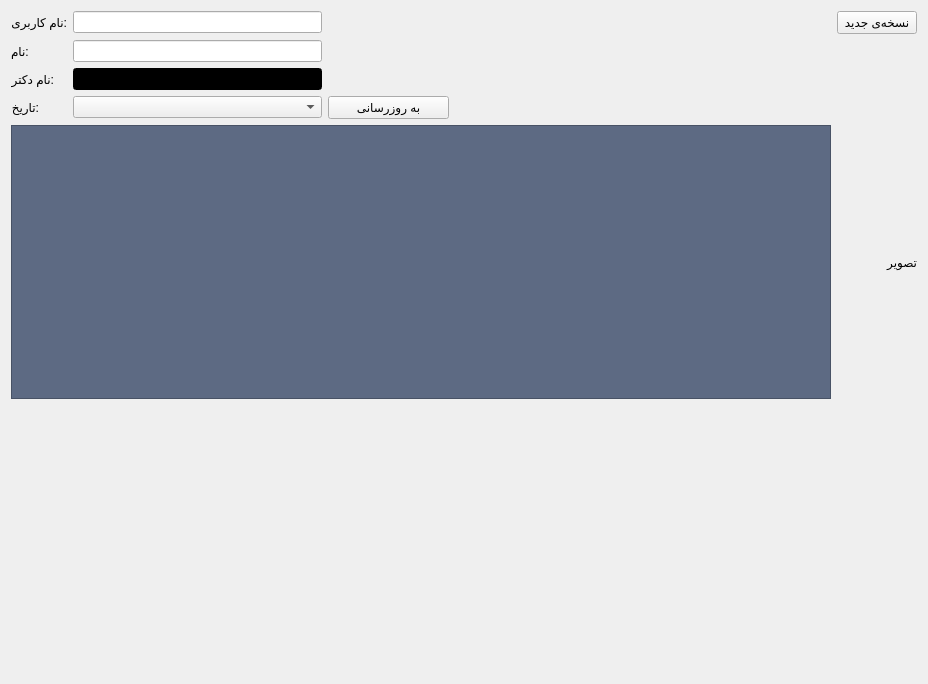
          <widget class="QWidget" name="scrollAreaWidgetContents">
           <property name="geometry">
            <rect>
             <x>0</x>
             <y>0</y>
             <width>928</width>
             <height>684</height>
            </rect>
           </property>
           <layout class="QVBoxLayout" name="verticalLayout_6">
            <item>
             <layout class="QGridLayout" name="gridLayout">
              <item row="5" column="2">
               <spacer name="verticalSpacer_2">
                <property name="orientation">
                 <enum>Qt::Vertical</enum>
                </property>
                <property name="sizeHint" stdset="0">
                 <size>
                  <width>20</width>
                  <height>40</height>
                 </size>
                </property>
               </spacer>
              </item>
              <item row="5" column="0">
               <spacer name="verticalSpacer_3">
                <property name="orientation">
                 <enum>Qt::Vertical</enum>
                </property>
                <property name="sizeHint" stdset="0">
                 <size>
                  <width>20</width>
                  <height>40</height>
                 </size>
                </property>
               </spacer>
              </item>
              <item row="5" column="4">
               <spacer name="verticalSpacer_5">
                <property name="orientation">
                 <enum>Qt::Vertical</enum>
                </property>
                <property name="sizeHint" stdset="0">
                 <size>
                  <width>20</width>
                  <height>40</height>
                 </size>
                </property>
               </spacer>
              </item>
              <item row="3" column="3">
               <widget class="QPushButton" name="update_button">
                <property name="text">
                 <string>به روزرسانی</string>
                </property>
               </widget>
              </item>
              <item row="5" column="7">
               <spacer name="verticalSpacer_8">
                <property name="orientation">
                 <enum>Qt::Vertical</enum>
                </property>
                <property name="sizeHint" stdset="0">
                 <size>
                  <width>20</width>
                  <height>40</height>
                 </size>
                </property>
               </spacer>
              </item>
              <item row="0" column="1" colspan="2">
               <widget class="QLineEdit" name="username_lineEdit">
                <property name="sizePolicy">
                 <sizepolicy hsizetype="Minimum" vsizetype="Fixed">
                  <horstretch>0</horstretch>
                  <verstretch>0</verstretch>
                 </sizepolicy>
                </property>
               </widget>
              </item>
              <item row="3" column="1" colspan="2">
               <widget class="QComboBox" name="date_comboBox">
                <property name="sizePolicy">
                 <sizepolicy hsizetype="Preferred" vsizetype="Fixed">
                  <horstretch>0</horstretch>
                  <verstretch>0</verstretch>
                 </sizepolicy>
                </property>
               </widget>
              </item>
              <item row="1" column="0">
               <widget class="QLabel" name="label_7">
                <property name="sizePolicy">
                 <sizepolicy hsizetype="Fixed" vsizetype="Preferred">
                  <horstretch>0</horstretch>
                  <verstretch>0</verstretch>
                 </sizepolicy>
                </property>
                <property name="text">
                 <string>:نام‌</string>
                </property>
                <property name="alignment">
                 <set>Qt::AlignRight|Qt::AlignTrailing|Qt::AlignVCenter</set>
                </property>
               </widget>
              </item>
              <item row="5" column="1">
               <spacer name="verticalSpacer">
                <property name="orientation">
                 <enum>Qt::Vertical</enum>
                </property>
                <property name="sizeHint" stdset="0">
                 <size>
                  <width>20</width>
                  <height>40</height>
                 </size>
                </property>
               </spacer>
              </item>
              <item row="5" column="5">
               <spacer name="verticalSpacer_6">
                <property name="orientation">
                 <enum>Qt::Vertical</enum>
                </property>
                <property name="sizeHint" stdset="0">
                 <size>
                  <width>20</width>
                  <height>40</height>
                 </size>
                </property>
               </spacer>
              </item>
              <item row="4" column="0" colspan="7">
               <widget class="QTextEdit" name="pres_textEdit">
                <property name="palette">
                 <palette>
                  <active>
                   <colorrole role="Button">
                    <brush brushstyle="SolidPattern">
                     <color alpha="255">
                      <red>93</red>
                      <green>106</green>
                      <blue>131</blue>
                     </color>
                    </brush>
                   </colorrole>
                   <colorrole role="Text">
                    <brush brushstyle="SolidPattern">
                     <color alpha="255">
                      <red>255</red>
                      <green>255</green>
                      <blue>255</blue>
                     </color>
                    </brush>
                   </colorrole>
                   <colorrole role="Base">
                    <brush brushstyle="SolidPattern">
                     <color alpha="255">
                      <red>93</red>
                      <green>106</green>
                      <blue>131</blue>
                     </color>
                    </brush>
                   </colorrole>
                   <colorrole role="Window">
                    <brush brushstyle="SolidPattern">
                     <color alpha="255">
                      <red>93</red>
                      <green>106</green>
                      <blue>131</blue>
                     </color>
                    </brush>
                   </colorrole>
                   <colorrole role="PlaceholderText">
                    <brush brushstyle="SolidPattern">
                     <color alpha="128">
                      <red>255</red>
                      <green>255</green>
                      <blue>255</blue>
                     </color>
                    </brush>
                   </colorrole>
                  </active>
                  <inactive>
                   <colorrole role="Button">
                    <brush brushstyle="SolidPattern">
                     <color alpha="255">
                      <red>93</red>
                      <green>106</green>
                      <blue>131</blue>
                     </color>
                    </brush>
                   </colorrole>
                   <colorrole role="Text">
                    <brush brushstyle="SolidPattern">
                     <color alpha="255">
                      <red>255</red>
                      <green>255</green>
                      <blue>255</blue>
                     </color>
                    </brush>
                   </colorrole>
                   <colorrole role="Base">
                    <brush brushstyle="SolidPattern">
                     <color alpha="255">
                      <red>93</red>
                      <green>106</green>
                      <blue>131</blue>
                     </color>
                    </brush>
                   </colorrole>
                   <colorrole role="Window">
                    <brush brushstyle="SolidPattern">
                     <color alpha="255">
                      <red>93</red>
                      <green>106</green>
                      <blue>131</blue>
                     </color>
                    </brush>
                   </colorrole>
                   <colorrole role="PlaceholderText">
                    <brush brushstyle="SolidPattern">
                     <color alpha="128">
                      <red>255</red>
                      <green>255</green>
                      <blue>255</blue>
                     </color>
                    </brush>
                   </colorrole>
                  </inactive>
                  <disabled>
                   <colorrole role="Button">
                    <brush brushstyle="SolidPattern">
                     <color alpha="255">
                      <red>93</red>
                      <green>106</green>
                      <blue>131</blue>
                     </color>
                    </brush>
                   </colorrole>
                   <colorrole role="Text">
                    <brush brushstyle="SolidPattern">
                     <color alpha="255">
                      <red>255</red>
                      <green>255</green>
                      <blue>255</blue>
                     </color>
                    </brush>
                   </colorrole>
                   <colorrole role="Base">
                    <brush brushstyle="SolidPattern">
                     <color alpha="255">
                      <red>93</red>
                      <green>106</green>
                      <blue>131</blue>
                     </color>
                    </brush>
                   </colorrole>
                   <colorrole role="Window">
                    <brush brushstyle="SolidPattern">
                     <color alpha="255">
                      <red>93</red>
                      <green>106</green>
                      <blue>131</blue>
                     </color>
                    </brush>
                   </colorrole>
                   <colorrole role="PlaceholderText">
                    <brush brushstyle="SolidPattern">
                     <color alpha="128">
                      <red>255</red>
                      <green>255</green>
                      <blue>255</blue>
                     </color>
                    </brush>
                   </colorrole>
                  </disabled>
                 </palette>
                </property>
                <property name="contextMenuPolicy">
                 <enum>Qt::DefaultContextMenu</enum>
                </property>
                <property name="styleSheet">
                 <string notr="true">background-color: rgb(93, 106, 131);</string>
                </property>
                <property name="html">
                 <string>&lt;!DOCTYPE HTML PUBLIC &quot;-//W3C//DTD HTML 4.0//EN&quot; &quot;http://www.w3.org/TR/REC-html40/strict.dtd&quot;&gt;
&lt;html&gt;&lt;head&gt;&lt;meta name=&quot;qrichtext&quot; content=&quot;1&quot; /&gt;&lt;style type=&quot;text/css&quot;&gt;
p, li { white-space: pre-wrap; }
&lt;/style&gt;&lt;/head&gt;&lt;body style=&quot; font-family:'B Titr'; font-size:9pt; font-weight:600; font-style:normal;&quot;&gt;
&lt;p dir='rtl' style=&quot;-qt-paragraph-type:empty; margin-top:0px; margin-bottom:0px; margin-left:0px; margin-right:0px; -qt-block-indent:0; text-indent:0px;&quot;&gt;&lt;br /&gt;&lt;/p&gt;&lt;/body&gt;&lt;/html&gt;</string>
                </property>
               </widget>
              </item>
              <item row="2" column="0">
               <widget class="QLabel" name="label_5">
                <property name="sizePolicy">
                 <sizepolicy hsizetype="Fixed" vsizetype="Preferred">
                  <horstretch>0</horstretch>
                  <verstretch>0</verstretch>
                 </sizepolicy>
                </property>
                <property name="text">
                 <string>:نام دکتر</string>
                </property>
               </widget>
              </item>
              <item row="2" column="1" colspan="2">
               <widget class="QLineEdit" name="doc_lineEdit">
                <property name="sizePolicy">
                 <sizepolicy hsizetype="Minimum" vsizetype="Fixed">
                  <horstretch>0</horstretch>
                  <verstretch>0</verstretch>
                 </sizepolicy>
                </property>
                <property name="palette">
                 <palette>
                  <active>
                   <colorrole role="WindowText">
                    <brush brushstyle="SolidPattern">
                     <color alpha="255">
                      <red>255</red>
                      <green>255</green>
                      <blue>255</blue>
                     </color>
                    </brush>
                   </colorrole>
                   <colorrole role="Button">
                    <brush brushstyle="SolidPattern">
                     <color alpha="255">
                      <red>0</red>
                      <green>0</green>
                      <blue>0</blue>
                     </color>
                    </brush>
                   </colorrole>
                   <colorrole role="Light">
                    <brush brushstyle="SolidPattern">
                     <color alpha="255">
                      <red>0</red>
                      <green>0</green>
                      <blue>0</blue>
                     </color>
                    </brush>
                   </colorrole>
                   <colorrole role="Midlight">
                    <brush brushstyle="SolidPattern">
                     <color alpha="255">
                      <red>0</red>
                      <green>0</green>
                      <blue>0</blue>
                     </color>
                    </brush>
                   </colorrole>
                   <colorrole role="Dark">
                    <brush brushstyle="SolidPattern">
                     <color alpha="255">
                      <red>0</red>
                      <green>0</green>
                      <blue>0</blue>
                     </color>
                    </brush>
                   </colorrole>
                   <colorrole role="Mid">
                    <brush brushstyle="SolidPattern">
                     <color alpha="255">
                      <red>0</red>
                      <green>0</green>
                      <blue>0</blue>
                     </color>
                    </brush>
                   </colorrole>
                   <colorrole role="Text">
                    <brush brushstyle="SolidPattern">
                     <color alpha="255">
                      <red>255</red>
                      <green>255</green>
                      <blue>255</blue>
                     </color>
                    </brush>
                   </colorrole>
                   <colorrole role="BrightText">
                    <brush brushstyle="SolidPattern">
                     <color alpha="255">
                      <red>255</red>
                      <green>255</green>
                      <blue>255</blue>
                     </color>
                    </brush>
                   </colorrole>
                   <colorrole role="ButtonText">
                    <brush brushstyle="SolidPattern">
                     <color alpha="255">
                      <red>255</red>
                      <green>255</green>
                      <blue>255</blue>
                     </color>
                    </brush>
                   </colorrole>
                   <colorrole role="Base">
                    <brush brushstyle="SolidPattern">
                     <color alpha="255">
                      <red>0</red>
                      <green>0</green>
                      <blue>0</blue>
                     </color>
                    </brush>
                   </colorrole>
                   <colorrole role="Window">
                    <brush brushstyle="SolidPattern">
                     <color alpha="255">
                      <red>0</red>
                      <green>0</green>
                      <blue>0</blue>
                     </color>
                    </brush>
                   </colorrole>
                   <colorrole role="Shadow">
                    <brush brushstyle="SolidPattern">
                     <color alpha="255">
                      <red>0</red>
                      <green>0</green>
                      <blue>0</blue>
                     </color>
                    </brush>
                   </colorrole>
                   <colorrole role="AlternateBase">
                    <brush brushstyle="SolidPattern">
                     <color alpha="255">
                      <red>0</red>
                      <green>0</green>
                      <blue>0</blue>
                     </color>
                    </brush>
                   </colorrole>
                   <colorrole role="ToolTipBase">
                    <brush brushstyle="SolidPattern">
                     <color alpha="255">
                      <red>255</red>
                      <green>255</green>
                      <blue>220</blue>
                     </color>
                    </brush>
                   </colorrole>
                   <colorrole role="ToolTipText">
                    <brush brushstyle="SolidPattern">
                     <color alpha="255">
                      <red>0</red>
                      <green>0</green>
                      <blue>0</blue>
                     </color>
                    </brush>
                   </colorrole>
                   <colorrole role="PlaceholderText">
                    <brush brushstyle="SolidPattern">
                     <color alpha="128">
                      <red>255</red>
                      <green>255</green>
                      <blue>255</blue>
                     </color>
                    </brush>
                   </colorrole>
                  </active>
                  <inactive>
                   <colorrole role="WindowText">
                    <brush brushstyle="SolidPattern">
                     <color alpha="255">
                      <red>255</red>
                      <green>255</green>
                      <blue>255</blue>
                     </color>
                    </brush>
                   </colorrole>
                   <colorrole role="Button">
                    <brush brushstyle="SolidPattern">
                     <color alpha="255">
                      <red>0</red>
                      <green>0</green>
                      <blue>0</blue>
                     </color>
                    </brush>
                   </colorrole>
                   <colorrole role="Light">
                    <brush brushstyle="SolidPattern">
                     <color alpha="255">
                      <red>0</red>
                      <green>0</green>
                      <blue>0</blue>
                     </color>
                    </brush>
                   </colorrole>
                   <colorrole role="Midlight">
                    <brush brushstyle="SolidPattern">
                     <color alpha="255">
                      <red>0</red>
                      <green>0</green>
                      <blue>0</blue>
                     </color>
                    </brush>
                   </colorrole>
                   <colorrole role="Dark">
                    <brush brushstyle="SolidPattern">
                     <color alpha="255">
                      <red>0</red>
                      <green>0</green>
                      <blue>0</blue>
                     </color>
                    </brush>
                   </colorrole>
                   <colorrole role="Mid">
                    <brush brushstyle="SolidPattern">
                     <color alpha="255">
                      <red>0</red>
                      <green>0</green>
                      <blue>0</blue>
                     </color>
                    </brush>
                   </colorrole>
                   <colorrole role="Text">
                    <brush brushstyle="SolidPattern">
                     <color alpha="255">
                      <red>255</red>
                      <green>255</green>
                      <blue>255</blue>
                     </color>
                    </brush>
                   </colorrole>
                   <colorrole role="BrightText">
                    <brush brushstyle="SolidPattern">
                     <color alpha="255">
                      <red>255</red>
                      <green>255</green>
                      <blue>255</blue>
                     </color>
                    </brush>
                   </colorrole>
                   <colorrole role="ButtonText">
                    <brush brushstyle="SolidPattern">
                     <color alpha="255">
                      <red>255</red>
                      <green>255</green>
                      <blue>255</blue>
                     </color>
                    </brush>
                   </colorrole>
                   <colorrole role="Base">
                    <brush brushstyle="SolidPattern">
                     <color alpha="255">
                      <red>0</red>
                      <green>0</green>
                      <blue>0</blue>
                     </color>
                    </brush>
                   </colorrole>
                   <colorrole role="Window">
                    <brush brushstyle="SolidPattern">
                     <color alpha="255">
                      <red>0</red>
                      <green>0</green>
                      <blue>0</blue>
                     </color>
                    </brush>
                   </colorrole>
                   <colorrole role="Shadow">
                    <brush brushstyle="SolidPattern">
                     <color alpha="255">
                      <red>0</red>
                      <green>0</green>
                      <blue>0</blue>
                     </color>
                    </brush>
                   </colorrole>
                   <colorrole role="AlternateBase">
                    <brush brushstyle="SolidPattern">
                     <color alpha="255">
                      <red>0</red>
                      <green>0</green>
                      <blue>0</blue>
                     </color>
                    </brush>
                   </colorrole>
                   <colorrole role="ToolTipBase">
                    <brush brushstyle="SolidPattern">
                     <color alpha="255">
                      <red>255</red>
                      <green>255</green>
                      <blue>220</blue>
                     </color>
                    </brush>
                   </colorrole>
                   <colorrole role="ToolTipText">
                    <brush brushstyle="SolidPattern">
                     <color alpha="255">
                      <red>0</red>
                      <green>0</green>
                      <blue>0</blue>
                     </color>
                    </brush>
                   </colorrole>
                   <colorrole role="PlaceholderText">
                    <brush brushstyle="SolidPattern">
                     <color alpha="128">
                      <red>255</red>
                      <green>255</green>
                      <blue>255</blue>
                     </color>
                    </brush>
                   </colorrole>
                  </inactive>
                  <disabled>
                   <colorrole role="WindowText">
                    <brush brushstyle="SolidPattern">
                     <color alpha="255">
                      <red>255</red>
                      <green>255</green>
                      <blue>255</blue>
                     </color>
                    </brush>
                   </colorrole>
                   <colorrole role="Button">
                    <brush brushstyle="SolidPattern">
                     <color alpha="255">
                      <red>0</red>
                      <green>0</green>
                      <blue>0</blue>
                     </color>
                    </brush>
                   </colorrole>
                   <colorrole role="Light">
                    <brush brushstyle="SolidPattern">
                     <color alpha="255">
                      <red>0</red>
                      <green>0</green>
                      <blue>0</blue>
                     </color>
                    </brush>
                   </colorrole>
                   <colorrole role="Midlight">
                    <brush brushstyle="SolidPattern">
                     <color alpha="255">
                      <red>0</red>
                      <green>0</green>
                      <blue>0</blue>
                     </color>
                    </brush>
                   </colorrole>
                   <colorrole role="Dark">
                    <brush brushstyle="SolidPattern">
                     <color alpha="255">
                      <red>0</red>
                      <green>0</green>
                      <blue>0</blue>
                     </color>
                    </brush>
                   </colorrole>
                   <colorrole role="Mid">
                    <brush brushstyle="SolidPattern">
                     <color alpha="255">
                      <red>0</red>
                      <green>0</green>
                      <blue>0</blue>
                     </color>
                    </brush>
                   </colorrole>
                   <colorrole role="Text">
                    <brush brushstyle="SolidPattern">
                     <color alpha="255">
                      <red>255</red>
                      <green>255</green>
                      <blue>255</blue>
                     </color>
                    </brush>
                   </colorrole>
                   <colorrole role="BrightText">
                    <brush brushstyle="SolidPattern">
                     <color alpha="255">
                      <red>255</red>
                      <green>255</green>
                      <blue>255</blue>
                     </color>
                    </brush>
                   </colorrole>
                   <colorrole role="ButtonText">
                    <brush brushstyle="SolidPattern">
                     <color alpha="255">
                      <red>255</red>
                      <green>255</green>
                      <blue>255</blue>
                     </color>
                    </brush>
                   </colorrole>
                   <colorrole role="Base">
                    <brush brushstyle="SolidPattern">
                     <color alpha="255">
                      <red>0</red>
                      <green>0</green>
                      <blue>0</blue>
                     </color>
                    </brush>
                   </colorrole>
                   <colorrole role="Window">
                    <brush brushstyle="SolidPattern">
                     <color alpha="255">
                      <red>0</red>
                      <green>0</green>
                      <blue>0</blue>
                     </color>
                    </brush>
                   </colorrole>
                   <colorrole role="Shadow">
                    <brush brushstyle="SolidPattern">
                     <color alpha="255">
                      <red>0</red>
                      <green>0</green>
                      <blue>0</blue>
                     </color>
                    </brush>
                   </colorrole>
                   <colorrole role="AlternateBase">
                    <brush brushstyle="SolidPattern">
                     <color alpha="255">
                      <red>0</red>
                      <green>0</green>
                      <blue>0</blue>
                     </color>
                    </brush>
                   </colorrole>
                   <colorrole role="ToolTipBase">
                    <brush brushstyle="SolidPattern">
                     <color alpha="255">
                      <red>255</red>
                      <green>255</green>
                      <blue>220</blue>
                     </color>
                    </brush>
                   </colorrole>
                   <colorrole role="ToolTipText">
                    <brush brushstyle="SolidPattern">
                     <color alpha="255">
                      <red>0</red>
                      <green>0</green>
                      <blue>0</blue>
                     </color>
                    </brush>
                   </colorrole>
                   <colorrole role="PlaceholderText">
                    <brush brushstyle="SolidPattern">
                     <color alpha="128">
                      <red>255</red>
                      <green>255</green>
                      <blue>255</blue>
                     </color>
                    </brush>
                   </colorrole>
                  </disabled>
                 </palette>
                </property>
                <property name="styleSheet">
                 <string notr="true"/>
                </property>
               </widget>
              </item>
              <item row="5" column="6">
               <spacer name="verticalSpacer_7">
                <property name="orientation">
                 <enum>Qt::Vertical</enum>
                </property>
                <property name="sizeHint" stdset="0">
                 <size>
                  <width>20</width>
                  <height>40</height>
                 </size>
                </property>
               </spacer>
              </item>
              <item row="0" column="7">
               <widget class="QPushButton" name="new_Button">
                <property name="sizePolicy">
                 <sizepolicy hsizetype="Fixed" vsizetype="Fixed">
                  <horstretch>0</horstretch>
                  <verstretch>0</verstretch>
                 </sizepolicy>
                </property>
                <property name="layoutDirection">
                 <enum>Qt::RightToLeft</enum>
                </property>
                <property name="text">
                 <string>نسخه‌ی جدید</string>
                </property>
               </widget>
              </item>
              <item row="1" column="1" colspan="2">
               <widget class="QLineEdit" name="name_lineEdit">
                <property name="sizePolicy">
                 <sizepolicy hsizetype="Minimum" vsizetype="Fixed">
                  <horstretch>0</horstretch>
                  <verstretch>0</verstretch>
                 </sizepolicy>
                </property>
               </widget>
              </item>
              <item row="3" column="0">
               <widget class="QLabel" name="label_6">
                <property name="sizePolicy">
                 <sizepolicy hsizetype="Fixed" vsizetype="Preferred">
                  <horstretch>0</horstretch>
                  <verstretch>0</verstretch>
                 </sizepolicy>
                </property>
                <property name="text">
                 <string>:تاریخ</string>
                </property>
               </widget>
              </item>
              <item row="5" column="3">
               <spacer name="verticalSpacer_4">
                <property name="orientation">
                 <enum>Qt::Vertical</enum>
                </property>
                <property name="sizeHint" stdset="0">
                 <size>
                  <width>20</width>
                  <height>40</height>
                 </size>
                </property>
               </spacer>
              </item>
              <item row="0" column="0">
               <widget class="QLabel" name="label">
                <property name="sizePolicy">
                 <sizepolicy hsizetype="Fixed" vsizetype="Preferred">
                  <horstretch>0</horstretch>
                  <verstretch>0</verstretch>
                 </sizepolicy>
                </property>
                <property name="text">
                 <string>:نام‌ کاربری</string>
                </property>
               </widget>
              </item>
              <item row="4" column="7">
               <widget class="QLabel" name="img_lable">
                <property name="sizePolicy">
                 <sizepolicy hsizetype="Fixed" vsizetype="Fixed">
                  <horstretch>0</horstretch>
                  <verstretch>0</verstretch>
                 </sizepolicy>
                </property>
                <property name="minimumSize">
                 <size>
                  <width>0</width>
                  <height>0</height>
                 </size>
                </property>
                <property name="maximumSize">
                 <size>
                  <width>400</width>
                  <height>400</height>
                 </size>
                </property>
                <property name="text">
                 <string>تصویر</string>
                </property>
               </widget>
              </item>
             </layout>
            </item>
           </layout>
          </widget>
